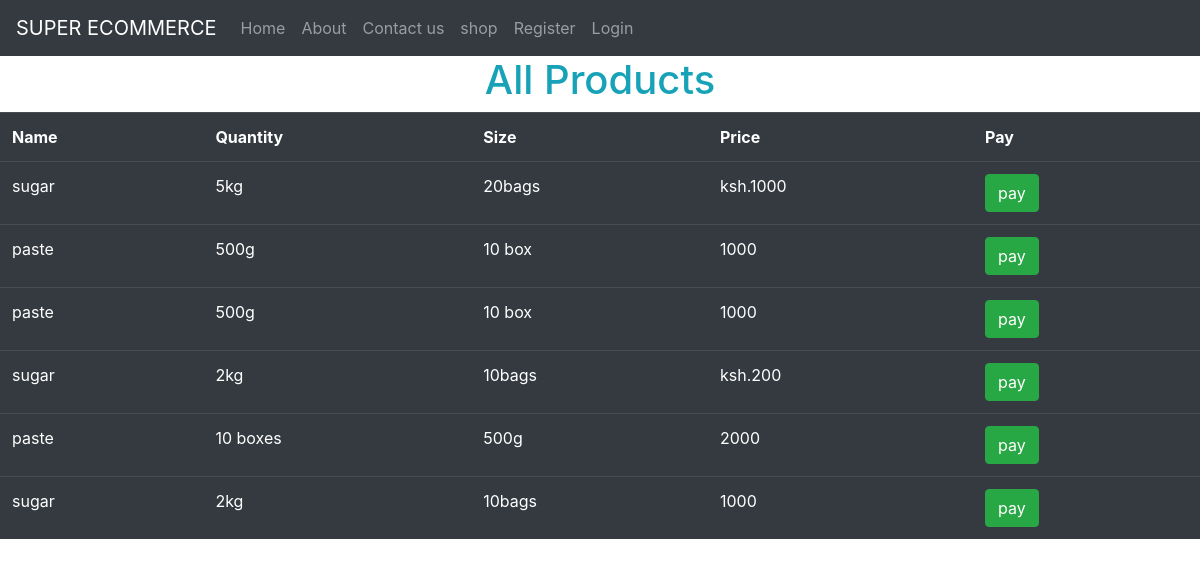
Page /shop/ on the earlier database version.
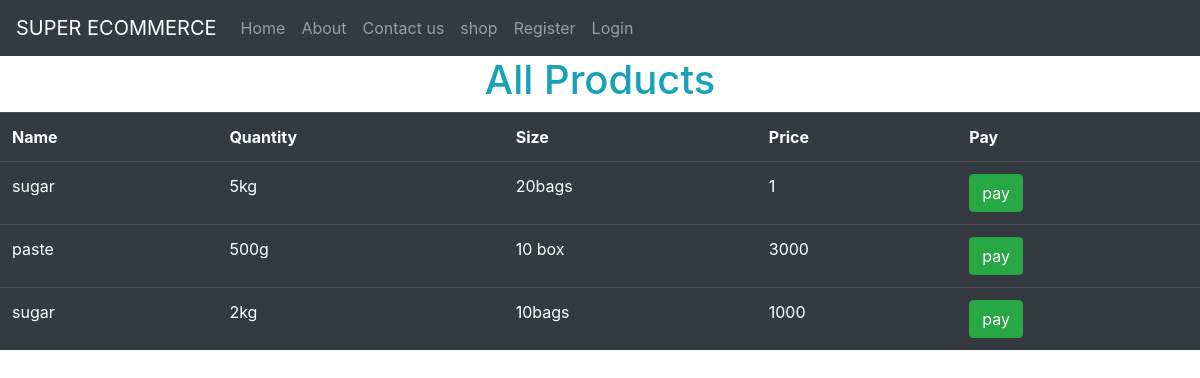
Same page on the later database version.
### djangosuperCommerceProjects/models.py (models this page shows)
class Products(models.Model):
    name = models.CharField(max_length=50, blank=False, null=False)
    qtty = models.CharField(max_length=20, blank=False, null=False)
    size = models.CharField(max_length=10, blank=False, null=False)
    price = models.CharField(max_length=35, blank=False, null=False)

### djangosuperCommerceProjects/views.py (the view)
# urls.py: path('shop/', user_views.shop, name='shop'),
def shop(request):
    products = Products.objects.all()
    context = {"products": products}
    return render(request, 'shop.html', context)

### templates/shop.html (shortened to what this page needs)
{% extends 'master.html' %}
{% load static %}
{% block content %}
<div>
    <h1 class="text-info text-center" >All Products</h1>
    <table class="table table-dark table-hover">
        <tr>
            <th>Name</th>
            <th>Quantity</th>
            <th>Size</th>
            <th>Price</th>
            <th>Pay</th>
        </tr>
        {% for product in products %}
            <tr>
                <td>{{ product.name }}</td>
                <td>{{ product.qtty }}</td>
                <td>{{ product.size }}</td>
                <td>{{ product.price }}</td>
                <td><a class="btn btn-success" href="/pay/{{ product.id }}">pay</a></td>
            </tr>
            {% endfor %}
    </table>
</div>
{% endblock %}

### templates/master.html (shortened to what this page needs)
<!DOCTYPE html>
<html lang="en">
<head>
    {% load static %}
    {% load crispy_forms_tags %}
    <link rel="stylesheet" href="{% static 'bootstrap/css/bootstrap.css' %}">
    <link rel="stylesheet" href="{% static 'bootstrap/css/styles.css' %}">
</head>
<body>
<section class="navigation-section">
     <nav class="navbar navbar-expand-md bg-dark navbar-dark">
  <a class="navbar-brand" href="{% url 'home-page' %}">SUPER ECOMMERCE</a>
  <div class="collapse navbar-collapse" id="collapsibleNavbar">
    <ul class="navbar-nav">
      <li class="nav-item">
        <a class="nav-link" href="{% url 'home-page' %}">Home</a>
      </li>
      <li class="nav-item">
        <a class="nav-link" href="#">About</a>
      </li>
      <li class="nav-item">
        <a class="nav-link" href="#">Contact us</a>
      </li>
        <li class="nav-item">
        <a class="nav-link" href="{% url 'shop' %}">shop</a>
      </li>
      {% if user.is_authenticated %}
            <li class="nav-item">
                 <a class="nav-link" href="{% url 'all-products' %}">Products</a>
      </li>
           <li class="nav-item">
        <a class="nav-link" href="{% url 'add-product-page' %}">Add product</a>
            <li class="nav-item">
                <a class="nav-link" href="{% url 'user-logout' %}">Log Out</a>
      </li>
      {% else %}
            <li class="nav-item">
                <a class="nav-link" href="{% url 'user-registration' %}">Register</a>
      </li>
            <li class="nav-item">
                <a class="nav-link" href="{% url 'user-login' %}">Login</a>
      </li>
      {% endif %}
    </ul>
  </div>
</nav>
</section>
<section class="content-section">
    {% block content %}
    {% endblock %}
</section>
</body>
</html>

Differences in the rows shown:
removed Products: name "paste", qtty "500g", size "10 box", price "1000"
removed Products: name "sugar", qtty "2kg", size "10bags", price "ksh.200"
removed Products: name "paste", qtty "10 boxes", size "500g", price "2000"
changed Products "5kg": price "ksh.1000" → "1"
changed Products "paste": price "1000" → "3000"
